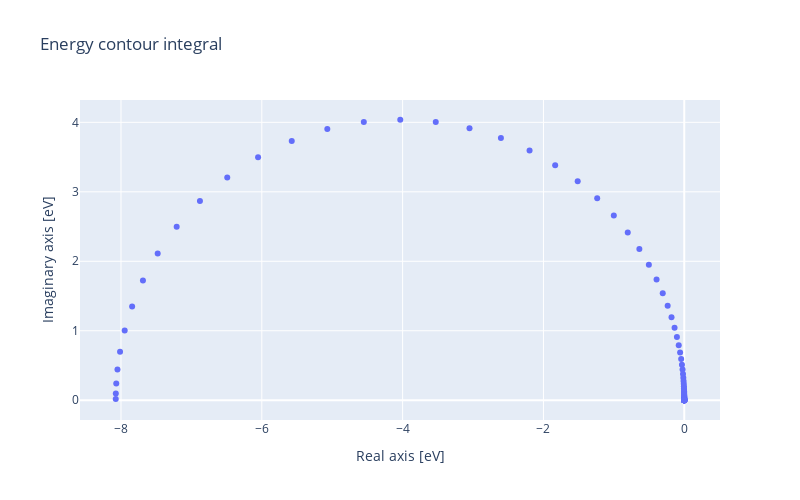

Source (notebook cell):
### Code cell
simulation_contour = grogupy.Contour(
    eset=100,
    esetp=10000,
    emin=None,
    emax=0,
    emin_shift=-5,
    emax_shift=0,
    eigfile=infile,
)
simulation_contour.plot().show()
simulation_contour
